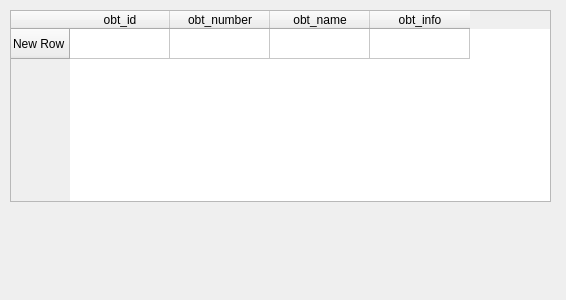
<?xml version="1.0" encoding="UTF-8"?>
<ui version="4.0">
 <class>Form</class>
 <widget class="QWidget" name="Form">
  <property name="geometry">
   <rect>
    <x>0</x>
    <y>0</y>
    <width>566</width>
    <height>300</height>
   </rect>
  </property>
  <property name="windowTitle">
   <string>Form</string>
  </property>
  <widget class="QTableWidget" name="tableWidget">
   <property name="geometry">
    <rect>
     <x>10</x>
     <y>10</y>
     <width>541</width>
     <height>192</height>
    </rect>
   </property>
   <row>
    <property name="text">
     <string>New Row</string>
    </property>
   </row>
   <column>
    <property name="text">
     <string>obt_id</string>
    </property>
   </column>
   <column>
    <property name="text">
     <string>obt_number</string>
    </property>
   </column>
   <column>
    <property name="text">
     <string>obt_name</string>
    </property>
   </column>
   <column>
    <property name="text">
     <string>obt_info</string>
    </property>
   </column>
  </widget>
 </widget>
 <resources/>
 <connections/>
</ui>
